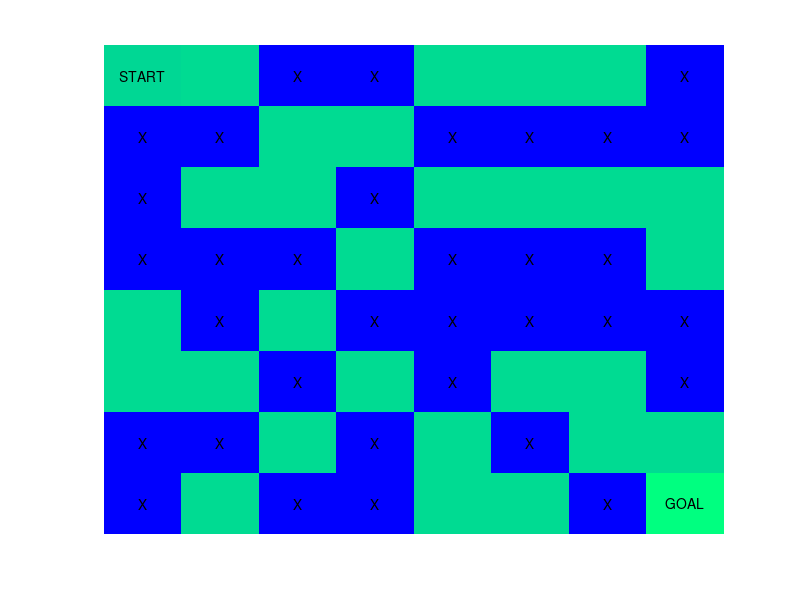

MATLAB code for this plot: (Note: this script raises an error after producing the figure.)

maze7x7 = ...
  [1 -50 1 -50 -50 1 -50;
   -50 1 1 -50 -50 -50 1;
   -50 -50 1 1 -50 -50 1;
   -50 1 -50 -50 1 -50 1;
   -50 1 1 -50 -50 -50 1;
   -50 1 1 -50 1 1 -50;
   -50 -50 1 1 -50 1 10];

% -------------------------------------------------------------------
%  Generated by MATLAB on 24-May-2017 09:54:34
%  MATLAB version: 9.2.0.556344 (R2017a)
% -------------------------------------------------------------------
                                 

maze8x8 = ...
  [0 1 -50 -50 1 1 1 -50;
   -50 -50 1 1 -50 -50 -50 -50;
   -50 1 1 -50 1 1 1 1;
   -50 -50 -50 1 -50 -50 -50 1;
   1 -50 1 -50 -50 -50 -50 -50;
   1 1 -50 1 -50 1 1 -50;
   -50 -50 1 -50 1 -50 1 1;
   -50 1 -50 -50 1 1 -50 10];
maze=maze8x8;
n=length(maze);

figure
imagesc(maze)
colormap(winter)

for i=1:n
    for j=1:n
        if maze(i,j)==min(maze)
            text(j,i,'X','HorizontalAlignment','center')
        end
    end
end
text(1,1,'START','HorizontalAlignment','center')
text(n,n,'GOAL','HorizontalAlignment','center')

axis off

Goal=n*n;
fprintf('Goal State is: %d',Goal)
% Creating Reward Matrix for the Maze 
% Possible actions are:
% 
% * Up     (i-n)
% * Down   (i+n)
% * Left   (i-1)
% * Right  (i+1)
% * Diagonally SE (i+n+1)
% * Diagonally SW (i+n-1)
% * Diagonally NE (i-n+1)
% * Diagonally NW (i-n-1)
% 
% Reward  is -Inf (~No reward) for any other actions. Thus any other action 
% other then above action will not occur.
%
reward=[];

for i=1:Goal
    reward=[reward;reshape(maze',1,Goal);];
end

for i=1:Goal
for j=1:Goal
    if j~=i-n && j~=i+n && j~=i-1 && j~=i+1 && j~=i+n+1 && j~=i+n-1 && j~=i-n+1 && j~=i-n-1
        reward(i,j)=-Inf;
    end
end
end
% SARSA algorithm
% * Initialize the Q-matrix.
% * Setting the goal state to be 'n*n'. 
% * Gamma=0.5 and alpha=0.5 (Selected after several runs)
% * Maximum number of iterations (for convergence)
%
q=zeros(size(reward));
gamma=0.5; alpha=0.5; maxItr=100;

% 
% * Repeat until Convergence OR Maximum Iterations
% * cs => current state
% * ns => next state
%
for i=1:maxItr
    
    % Starting from any Random state    
    cs=randi([1 length(reward)],1,1);
    
    % Repeate until Goal state is reached
    while(1)

        % Possible Actions from current state        
        actions=find(reward(cs,:)>0);
    
        % Next State due to possible actions
        ns=actions(randi([1 length(actions)]));
        
        % Possible Actions from Next State
        actions=find(reward(ns,:)>0);
            
        % q value, for action is choosen randomly from all possible actions
        randq=q(ns,actions(randi([1,length(actions)])));

        % Updation of Action-Value Function (SARSA)      
        q(cs,ns)=q(cs,ns)+alpha*(reward(cs,ns)+gamma*randq -q(cs,ns));

        % Break, if Goal state is reached
        if(cs == Goal)
            break;
        end
    
        % Else Current-state is Next-State
        cs=ns;
    end  
end
% Solving the maze i.e, finding a path (optimal) from START to GOAL
% * Starting from the first postion
%
start=1;move=0;
path=[start];
% 
% * Iterating until Goal-State is reached
%
while(move~=Goal)
    [~,move]=max(q(start,:));
    
    % Deleting chances of getting stuck in small loops    
    if ismember(move,path)
        [~,x]=sort(q(start,:),'descend');
        move=x(2); 
        if ismember(move,path)
            [~,x]=sort(q(start,:),'descend');
            move=x(3);  
        end
    end
    
    % Appending next action/move to the path
    path=[path,move]
    start=move;
end
% Solution of maze i.e, Optimal Path between START to GOAL
%
fprintf('Final Path: %s',num2str(path))

pmat=zeros(n,n);

[q, r]=quorem(sym(path),sym(n));
q=double(q+1);r=double(r);
q(r==0)=n;r(r==0)=n;

for i=1:length(q)
    pmat(q(i),r(i))=50;
end  
% Final Plot of the maze
%
figure
imagesc(pmat)
colormap(white)

for i=1:n
    for j=1:n
        if maze(i,j)==min(maze)
            text(j,i,'X','HorizontalAlignment','center')
        end
        if pmat(i,j)==50
            text(j,i,'\bullet','Color','red','FontSize',28)
        end
    end
end
text(1,1,'START','HorizontalAlignment','right')
text(n,n,'GOAL','HorizontalAlignment','right')

hold on
imagesc(maze,'AlphaData',0.2)
colormap(winter)
hold off
axis off